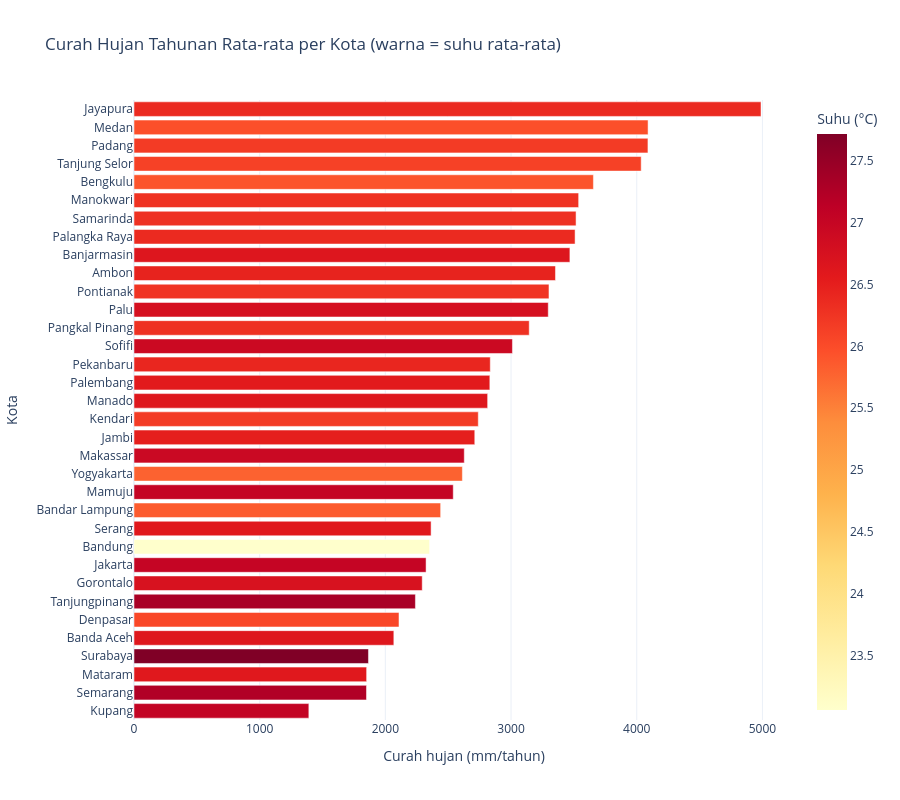

Notebook cell for this chart:
### Code cell
# Visualisasi 4: Komposisi Kategori (curah hujan tahunan rata-rata tiap kota, warna = suhu rata-rata)
data_viz4 = profil_kota.sort('hujan_per_tahun')

fig4 = px.bar(
    data_viz4.to_dict(as_series=False), x='hujan_per_tahun', y='kota', orientation='h',
    color='suhu_rata2', color_continuous_scale='YlOrRd',
    title='Curah Hujan Tahunan Rata-rata per Kota (warna = suhu rata-rata)',
    labels={'hujan_per_tahun': 'Curah hujan (mm/tahun)', 'kota': 'Kota', 'suhu_rata2': 'Suhu (°C)'},
    template='plotly_white', height=800,
)
fig4.show()
simpan_figur(fig4, 'viz4_hujan_per_kota')

### Figure 1 — Plotly figure (JSON) as saved in the notebook; plotly's stock layout.template omitted (floating-point values rounded to 4 significant figures)
{"data": [{"hovertemplate": "Curah hujan (mm/tahun)=%{x}<br>Kota=%{y}<br>Suhu (°C)=%{marker.color}<extra></extra>", "legendgroup": "", "marker": {"color": [27.03, 27.25, 26.6, 27.72, 26.62, 26.05, 27.32, 26.73, 27.01, 23.06, 26.6, 25.85, 27.03, 25.79, 26.93, 26.5, 26.19, 26.63, 26.56, 26.41, 26.92, 26.3, 26.77, 26.26, 26.45, 26.64, 26.38, 26.3, 26.28, 25.91, 26.12, 26.18, 25.96, 26.38], "coloraxis": "coloraxis", "pattern": {"shape": ""}}, "name": "", "orientation": "h", "showlegend": false, "textposition": "auto", "type": "bar", "x": [1391.0, 1850.0, 1851.0, 1865.0, 2067.0, 2108.0, 2239.0, 2293.0, 2324.0, 2352.0, 2364.0, 2440.0, 2540.0, 2613.0, 2628.0, 2711.0, 2739.0, 2814.0, 2831.0, 2835.0, 3011.0, 3145.0, 3296.0, 3302.0, 3353.0, 3468.0, 3509.0, 3517.0, 3538.0, 3655.0, 4035.0, 4089.0, 4090.0, 4989.0], "xaxis": "x", "y": ["Kupang", "Semarang", "Mataram", "Surabaya", "Banda Aceh", "Denpasar", "Tanjungpinang", "Gorontalo", "Jakarta", "Bandung", "Serang", "Bandar Lampung", "Mamuju", "Yogyakarta", "Makassar", "Jambi", "Kendari", "Manado", "Palembang", "Pekanbaru", "Sofifi", "Pangkal Pinang", "Palu", "Pontianak", "Ambon", "Banjarmasin", "Palangka Raya", "Samarinda", "Manokwari", "Bengkulu", "Tanjung Selor", "Padang", "Medan", "Jayapura"], "yaxis": "y"}], "layout": {"barmode": "relative", "coloraxis": {"autocolorscale": false, "colorbar": {"title": {"text": "Suhu (°C)"}}, "colorscale": [[0, "rgb(255,255,204)"], [0.125, "rgb(255,237,160)"], [0.25, "rgb(254,217,118)"], [0.375, "rgb(254,178,76)"], [0.5, "rgb(253,141,60)"], [0.625, "rgb(252,78,42)"], [0.75, "rgb(227,26,28)"], [0.875, "rgb(189,0,38)"], [1, "rgb(128,0,38)"]]}, "height": 800, "legend": {"tracegroupgap": 0}, "title": {"text": "Curah Hujan Tahunan Rata-rata per Kota (warna = suhu rata-rata)"}, "xaxis": {"anchor": "y", "domain": [0, 1], "title": {"text": "Curah hujan (mm/tahun)"}}, "yaxis": {"anchor": "x", "domain": [0, 1], "title": {"text": "Kota"}}}}
